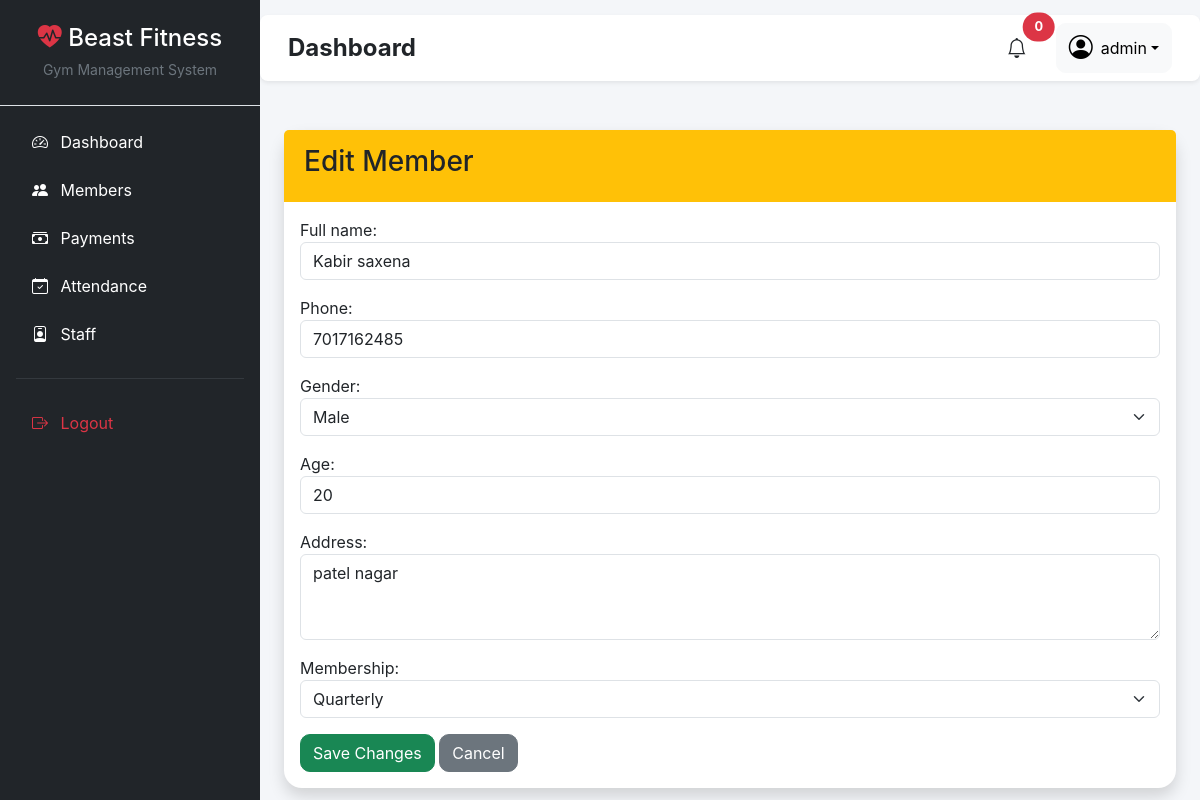
The page /members/edit/6/ (signed in) on the database its author committed.
### members/models.py (models this page shows, shortened)
class Member(models.Model):
    GENDER_CHOICES = [
        ("Male", "Male"),
        ("Female", "Female"),
    ]
    MEMBERSHIP_CHOICES = [
        ("Monthly", "Monthly"),
        ("Quarterly", "Quarterly"),
        ("Half-Yearly", "Half-Yearly"),
        ("Yearly", "Yearly"),
    ]
    member_id = models.CharField(
        max_length=10,
        unique=True,
        blank=True
    )
    full_name = models.CharField(max_length=100)
    phone = models.CharField(max_length=15)
    gender = models.CharField(
        max_length=10,
        choices=GENDER_CHOICES
    )
    age = models.PositiveIntegerField()
    address = models.TextField()
    membership = models.CharField(
        max_length=20,
        choices=MEMBERSHIP_CHOICES
    )
    joining_date = models.DateField(
        auto_now_add=True
    )
    next_due_date = models.DateField(
        null=True,
        blank=True
    )
    fee_status = models.CharField(
        max_length=10,
        default="Paid"
    )

### members/views.py (the view)
# urls.py: path("edit/<int:id>/", views.edit_member, name="edit_member"),
@login_required
def edit_member(request, id):
    member = get_object_or_404(Member, id=id)
    if request.method == "POST":
        form = MemberForm(request.POST, instance=member)
        if form.is_valid():
            form.save()
            return redirect("members")
    else:
        form = MemberForm(instance=member)
    return render(
        request,
        "members/edit.html",
        {
            "form": form,
            "member": member,
        },
    )

### members/forms.py
class MemberForm(forms.ModelForm):
    class Meta:
        model = Member
        fields = [
            "full_name",
            "phone",
            "gender",
            "age",
            "address",
            "membership",
        ]
        widgets = {
            "full_name": forms.TextInput(attrs={
                "class": "form-control",
                "placeholder": "Enter Full Name"
            }),
            "phone": forms.TextInput(attrs={
                "class": "form-control",
                "placeholder": "Enter Contact Number"
            }),
            "gender": forms.Select(attrs={
                "class": "form-select"
            }),
            "age": forms.NumberInput(attrs={
                "class": "form-control"
            }),
            "address": forms.Textarea(attrs={
                "class": "form-control",
                "rows": 3
            }),
            "membership": forms.Select(attrs={
                "class": "form-select"
            }),
        }

### templates/members/edit.html (shortened to what this page needs)
{% extends 'base.html' %}
{% block content %}
<div class="container">
    <div class="card shadow mt-4">
        <div class="card-header bg-warning">
            <h3>Edit Member</h3>
        </div>
        <div class="card-body">
            <form method="POST">
                {{ form.as_p }}
                <button class="btn btn-success">
                    Save Changes
                </button>
                <a href="/members/" class="btn btn-secondary">
                    Cancel
                </a>
            </form>
        </div>
    </div>
</div>
{% endblock %}

### templates/includes/navbar.html (shortened to what this page needs)
<nav class="navbar navbar-expand-lg bg-white shadow-sm rounded-3 px-3 mb-4">
    <div class="container-fluid">
        <h4 class="mb-0 fw-bold">
            Dashboard
        </h4>
        <div class="ms-auto d-flex align-items-center">
            <button class="btn position-relative me-3">
                <i class="bi bi-bell fs-5"></i>
                <span class="position-absolute top-0 start-100 translate-middle badge rounded-pill bg-danger">
                    0
                </span>
            </button>
            <div class="dropdown">
                <button class="btn btn-light dropdown-toggle d-flex align-items-center"
                        data-bs-toggle="dropdown">
                    <i class="bi bi-person-circle fs-4 me-2"></i>
                    {{ request.user.username }}
                </button>
            </div>
        </div>
    </div>
</nav>

### static/css/style.css (style rules this page uses)
* { margin:0; padding:0; box-sizing:border-box; }
body { background:#f4f6f9; font-family:Inter,Segoe UI,Tahoma,Geneva,Verdana,sans-serif; overflow-x:hidden; }
.navbar { position:sticky; top:15px; z-index:999; border-radius:15px; }
.card { border:none; border-radius:18px; box-shadow:0 8px 20px rgba(0,0,0,.06); }
.card { transition:all .3s ease; }
.btn { border-radius:10px; }
.card-header { border:none; font-weight:600; padding:15px 20px; }
.badge { padding:8px 12px; border-radius:8px; font-size:.8rem; }

### rows shown on the page
Member: full_name "Kabir saxena", phone "7017162485", gender "Male", age "20", address "patel nagar", membership "Quarterly"

### other values the page prints
{{ request.user.username }} "admin"
